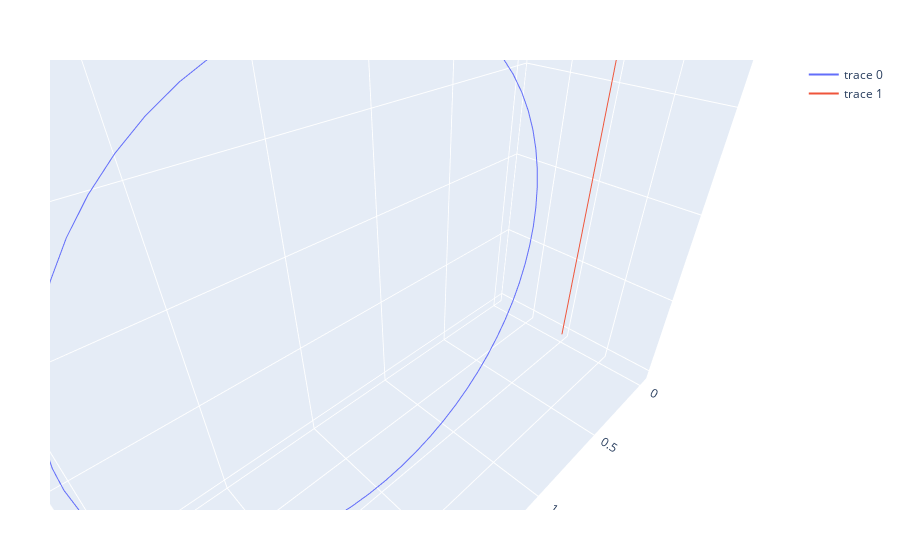

Source (notebook cell):
### Code cell
l = line([0,0,1])
pc1 = plotcircle(C)
pl = plotline(l)
plot([pc1, pl])
